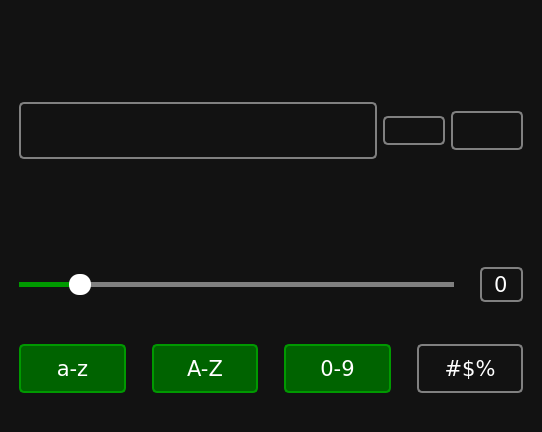
<?xml version="1.0" encoding="UTF-8"?>
<ui version="4.0">
 <class>MainWindow</class>
 <widget class="QMainWindow" name="MainWindow">
  <property name="geometry">
   <rect>
    <x>0</x>
    <y>0</y>
    <width>542</width>
    <height>432</height>
   </rect>
  </property>
  <property name="windowTitle">
   <string>Password Generator</string>
  </property>
  <property name="windowIcon">
   <iconset resource="resources.qrc">
    <normaloff>:/icons/icons/app-icon.ico</normaloff>:/icons/icons/app-icon.ico</iconset>
  </property>
  <property name="styleSheet">
   <string notr="true">QWidget {
    background-color: #121212;
    color: white;
    font-family: Verdana;
    font-size: 16pt;
    margin: 10px;
}

QPushButton {
    border: 2px solid gray;
    border-radius: 5px;
}

QPushButton#btn_lower,
#btn_upper,
#btn_digits,
#btn_special {
    padding: 10px;
}

QPushButton:hover {
    border-color: #090;
}

QPushButton:pressed {
    border: 4px solid #090;
    border-radius: 5px;
}

QPushButton:checked {
    background-color: #006300;
    border-color: #090;
}</string>
  </property>
  <widget class="QWidget" name="centralwidget">
   <layout class="QVBoxLayout" name="verticalLayout">
    <item>
     <widget class="QPushButton" name="icon_lock">
      <property name="enabled">
       <bool>false</bool>
      </property>
      <property name="styleSheet">
       <string notr="true">border: none;</string>
      </property>
      <property name="text">
       <string/>
      </property>
      <property name="icon">
       <iconset>
        <disabledon>:/icons/icons/lock.svg</disabledon>
       </iconset>
      </property>
      <property name="iconSize">
       <size>
        <width>100</width>
        <height>100</height>
       </size>
      </property>
     </widget>
    </item>
    <item>
     <layout class="QHBoxLayout" name="layout_password">
      <item>
       <widget class="QFrame" name="frame_password">
        <property name="sizePolicy">
         <sizepolicy hsizetype="Preferred" vsizetype="Maximum">
          <horstretch>0</horstretch>
          <verstretch>0</verstretch>
         </sizepolicy>
        </property>
        <property name="styleSheet">
         <string notr="true">QFrame {
    border: 2px solid gray;
    border-radius: 5px;
    margin-right: 0;
}

QFrame:hover {
    border-color: #090;
}

QLineEdit {
    border: none;
    margin: 0;
    font-size: 20pt;
}

QPushButton {
    border: none;
    margin: 0;
    background-color: transparent;
}</string>
        </property>
        <property name="frameShape">
         <enum>QFrame::NoFrame</enum>
        </property>
        <property name="frameShadow">
         <enum>QFrame::Raised</enum>
        </property>
        <property name="lineWidth">
         <number>1</number>
        </property>
        <layout class="QHBoxLayout" name="horizontalLayout_2">
         <item>
          <widget class="QLineEdit" name="line_password">
           <property name="styleSheet">
            <string notr="true"/>
           </property>
          </widget>
         </item>
         <item>
          <widget class="QPushButton" name="btn_visibility">
           <property name="cursor">
            <cursorShape>PointingHandCursor</cursorShape>
           </property>
           <property name="styleSheet">
            <string notr="true"/>
           </property>
           <property name="text">
            <string/>
           </property>
           <property name="icon">
            <iconset resource="resources.qrc">
             <normaloff>:/icons/icons/invisible.svg</normaloff>
             <normalon>:/icons/icons/visible.svg</normalon>:/icons/icons/invisible.svg</iconset>
           </property>
           <property name="iconSize">
            <size>
             <width>30</width>
             <height>30</height>
            </size>
           </property>
           <property name="checkable">
            <bool>true</bool>
           </property>
           <property name="checked">
            <bool>true</bool>
           </property>
          </widget>
         </item>
        </layout>
       </widget>
      </item>
      <item>
       <widget class="QPushButton" name="btn_refresh">
        <property name="cursor">
         <cursorShape>PointingHandCursor</cursorShape>
        </property>
        <property name="styleSheet">
         <string notr="true">QPushButton {
    margin-left: 0;
    margin-right: 0;
}</string>
        </property>
        <property name="text">
         <string/>
        </property>
        <property name="icon">
         <iconset>
          <normalon>:/icons/icons/refresh.svg</normalon>
         </iconset>
        </property>
        <property name="iconSize">
         <size>
          <width>52</width>
          <height>52</height>
         </size>
        </property>
       </widget>
      </item>
      <item>
       <widget class="QPushButton" name="btn_copy">
        <property name="cursor">
         <cursorShape>PointingHandCursor</cursorShape>
        </property>
        <property name="styleSheet">
         <string notr="true">QPushButton {
    padding: 5px;
    margin-left: 0;
}</string>
        </property>
        <property name="text">
         <string/>
        </property>
        <property name="icon">
         <iconset>
          <normalon>:/icons/icons/copy.svg</normalon>
         </iconset>
        </property>
        <property name="iconSize">
         <size>
          <width>42</width>
          <height>42</height>
         </size>
        </property>
       </widget>
      </item>
     </layout>
    </item>
    <item>
     <layout class="QHBoxLayout" name="layout_info">
      <item>
       <widget class="QLabel" name="label_strength">
        <property name="sizePolicy">
         <sizepolicy hsizetype="Preferred" vsizetype="Maximum">
          <horstretch>0</horstretch>
          <verstretch>0</verstretch>
         </sizepolicy>
        </property>
        <property name="text">
         <string/>
        </property>
        <property name="alignment">
         <set>Qt::AlignCenter</set>
        </property>
       </widget>
      </item>
      <item>
       <widget class="QLabel" name="label_entropy">
        <property name="sizePolicy">
         <sizepolicy hsizetype="Preferred" vsizetype="Maximum">
          <horstretch>0</horstretch>
          <verstretch>0</verstretch>
         </sizepolicy>
        </property>
        <property name="text">
         <string/>
        </property>
        <property name="alignment">
         <set>Qt::AlignCenter</set>
        </property>
       </widget>
      </item>
     </layout>
    </item>
    <item>
     <layout class="QHBoxLayout" name="layout_length">
      <item>
       <widget class="QSlider" name="slider_length">
        <property name="cursor">
         <cursorShape>PointingHandCursor</cursorShape>
        </property>
        <property name="styleSheet">
         <string notr="true">QSlider::groove:horizontal {
    background-color: transparent;
    height: 5px;
}

QSlider::sub-page:horizontal {
    background-color: #090;
}

QSlider::add-page:horizontal {
    background-color: gray;
}

QSlider::handle:horizontal {
     background-color: white;
     width: 22px;
     border-radius: 10px;
     margin-top: -8px;
     margin-bottom: -8px;
}</string>
        </property>
        <property name="maximum">
         <number>100</number>
        </property>
        <property name="value">
         <number>12</number>
        </property>
        <property name="orientation">
         <enum>Qt::Horizontal</enum>
        </property>
       </widget>
      </item>
      <item>
       <widget class="QSpinBox" name="spinbox_length">
        <property name="styleSheet">
         <string notr="true">QSpinBox {
    border: 2px solid gray;
    border-radius: 5px;
    background: transparent;
    padding: 2px;
}

QSpinBox:hover {
    border-color: #009900;
}</string>
        </property>
        <property name="alignment">
         <set>Qt::AlignCenter</set>
        </property>
        <property name="buttonSymbols">
         <enum>QAbstractSpinBox::NoButtons</enum>
        </property>
       </widget>
      </item>
     </layout>
    </item>
    <item>
     <layout class="QHBoxLayout" name="layout_characters">
      <item>
       <widget class="QPushButton" name="btn_lower">
        <property name="cursor">
         <cursorShape>PointingHandCursor</cursorShape>
        </property>
        <property name="text">
         <string>a-z</string>
        </property>
        <property name="checkable">
         <bool>true</bool>
        </property>
        <property name="checked">
         <bool>true</bool>
        </property>
       </widget>
      </item>
      <item>
       <widget class="QPushButton" name="btn_upper">
        <property name="cursor">
         <cursorShape>PointingHandCursor</cursorShape>
        </property>
        <property name="text">
         <string>A-Z</string>
        </property>
        <property name="checkable">
         <bool>true</bool>
        </property>
        <property name="checked">
         <bool>true</bool>
        </property>
       </widget>
      </item>
      <item>
       <widget class="QPushButton" name="btn_digits">
        <property name="cursor">
         <cursorShape>PointingHandCursor</cursorShape>
        </property>
        <property name="text">
         <string>0-9</string>
        </property>
        <property name="checkable">
         <bool>true</bool>
        </property>
        <property name="checked">
         <bool>true</bool>
        </property>
       </widget>
      </item>
      <item>
       <widget class="QPushButton" name="btn_special">
        <property name="cursor">
         <cursorShape>PointingHandCursor</cursorShape>
        </property>
        <property name="text">
         <string>#$%</string>
        </property>
        <property name="checkable">
         <bool>true</bool>
        </property>
       </widget>
      </item>
     </layout>
    </item>
   </layout>
  </widget>
 </widget>
 <resources>
  <include location="resources.qrc"/>
 </resources>
 <connections/>
</ui>
